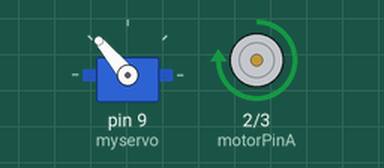
This sketch was run on a simulated Arduino Uno, built with avr-gcc and run on an emulated ATmega328P. Parts: servo, motor-driver pin pairs drawn as motors (green arrow = first pin HIGH = forward, orange = second pin HIGH = backward, longer = more drive, scaled by the enable pin).

Above: at 0.05 s.
Timing chart, 0 to 4.6 s (numbered marks = the images above):
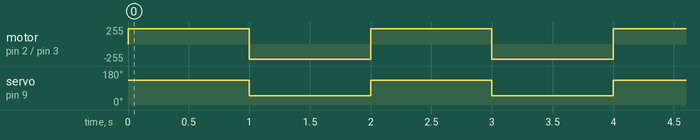

Measured:
- by itself, motor on pin 2 (motorPinA) / pin 3 (motorPinB): alternates forward 232/255 for 1.0 s and backward 232/255 for 1.0 s
- by itself, servo on pin 9 (myservo): alternates 130° for 1.0 s and 50° for 1.0 s

The sketch:

2023-0612-car-2.ino
```cpp
#include <Servo.h>

Servo myservo;

int motorPinA = 2;
int motorPinB = 3;
int enablePin = 11;

void setup()
{
  myservo.attach(9);
  pinMode(motorPinA,OUTPUT);
  pinMode(motorPinB,OUTPUT);
  pinMode(enablePin,OUTPUT);
  analogWrite(enablePin,1000);
}


void loop()
{
  myservo.write(130);
  digitalWrite(motorPinA,HIGH);
  digitalWrite(motorPinB,LOW);
  delay(1000);
  myservo.write(50);
  digitalWrite(motorPinA,LOW);
  digitalWrite(motorPinB,HIGH);
  delay(1000);
}
```
